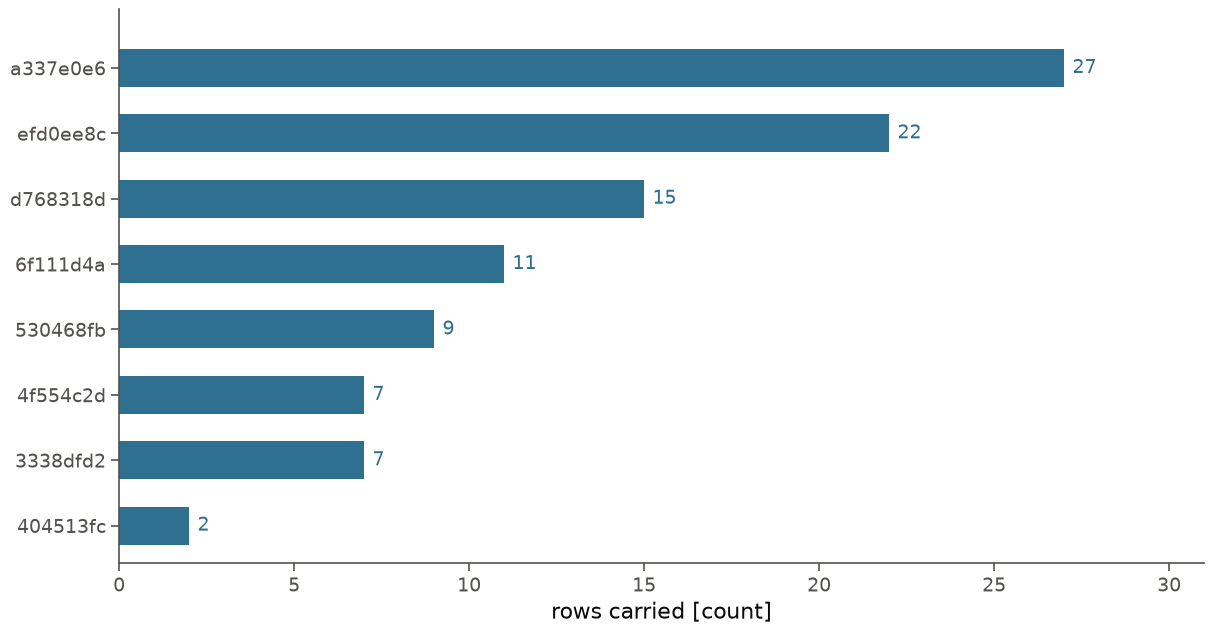

Source code (Python):
"""Rows the recorded hour holds, and the session each row is addressed to.

The hour is the event log of one fleet node between 17:00 and 18:00 on
2026-10-23. A row naming a run is addressed to the session that owns it; a row
naming no run is a budget lift granted or ended and is addressed to every pane,
which is why two sessions carry seven rows each from the lift traffic alone.

Every row here was carried by the station, so the bar is both the recorded
count and the carried count.
"""

from __future__ import annotations

import matplotlib.pyplot as plt
import numpy as np

CARRIED: tuple[tuple[str, int], ...] = (
    ("a337e0e6", 27),
    ("efd0ee8c", 22),
    ("d768318d", 15),
    ("6f111d4a", 11),
    ("530468fb", 9),
    ("4f554c2d", 7),
    ("3338dfd2", 7),
    ("404513fc", 2),
)

SUBJECT = "#2f6f8f"
WIDTH_IN = 14.0
HEIGHT_IN = 7.2
DPI = 100
LABEL_PT = 16
TICK_PT = 14


def main() -> None:
    plt.style.use("data-ink")
    figure, axis = plt.subplots(figsize=(WIDTH_IN, HEIGHT_IN), dpi=DPI)
    labels = [row[0] for row in CARRIED]
    values = [row[1] for row in CARRIED]
    positions = np.arange(len(CARRIED))
    axis.barh(positions, values, height=0.58, color=SUBJECT, linewidth=0, zorder=2)
    axis.set_yticks(positions)
    axis.set_yticklabels(labels, fontsize=TICK_PT)
    axis.invert_yaxis()
    axis.set_xlim(0, 31)
    axis.set_ylim(len(CARRIED) - 0.42, -0.9)
    axis.set_xlabel("rows carried [count]", fontsize=LABEL_PT)
    axis.tick_params(axis="x", labelsize=TICK_PT)
    axis.spines[["top", "right"]].set_visible(False)
    for position, value in zip(positions, values, strict=True):
        axis.annotate(
            f"{value}",
            xy=(value, position),
            xytext=(6, 0),
            textcoords="offset points",
            color=SUBJECT,
            fontsize=TICK_PT,
            ha="left",
            va="center",
        )
    for extension in (".svg", ".png"):
        figure.savefig(
            "docs/figures/the-monitor-reads-each-fact-once/"
            "the-station-carries-every-row-at-cutover/rows-by-session-of-addressing"
            f"{extension}",
            bbox_inches="tight",
            facecolor="white",
        )
    plt.close(figure)


if __name__ == "__main__":
    main()
